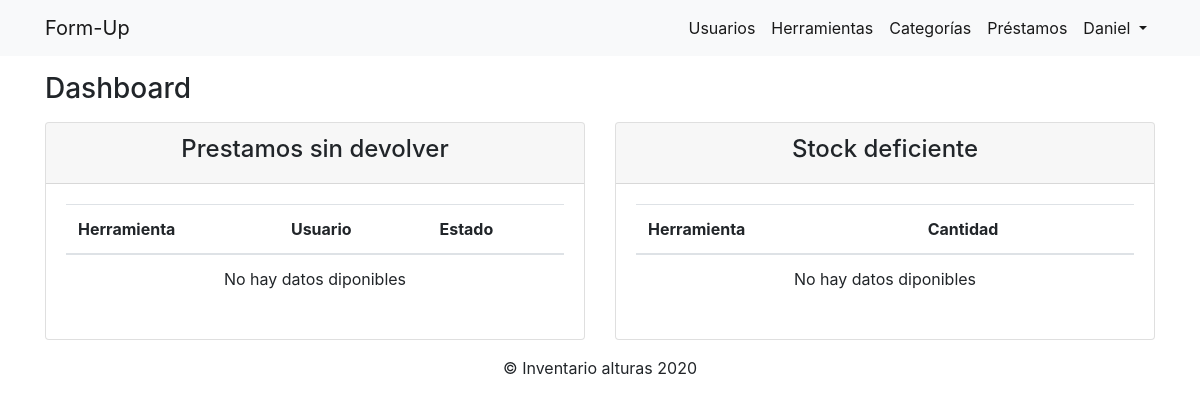
Before: /index.php?controller=dashboard&action=index (signed in) with the older database file.
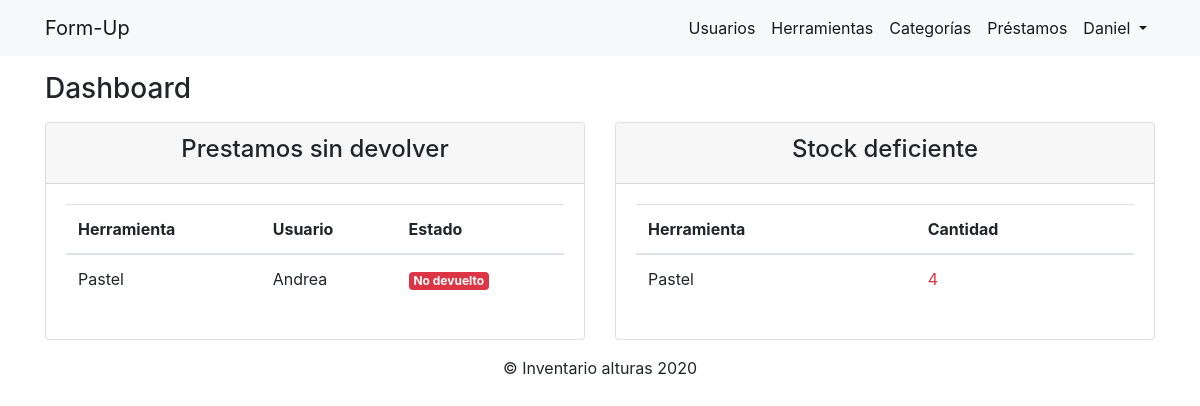
After: the same page with the newer database file.
### tables this page shows
CREATE TABLE `prestamos` (
  `id` int(11) NOT NULL,
  `fecha` datetime NOT NULL,
  `herramienta_id` int(11) NOT NULL,
  `cantidad` int(11) NOT NULL,
  `usuario_id` int(11) NOT NULL,
  `devuelto` tinyint(1) NOT NULL
);

CREATE TABLE `herramientas` (
  `id` int(11) NOT NULL,
  `nombre` varchar(200) NOT NULL,
  `marca` varchar(200) NOT NULL,
  `longitud` int(11) NOT NULL,
  `serie` int(11) NOT NULL,
  `descripcion` varchar(250) NOT NULL,
  `cantidad` int(11) NOT NULL,
  `foto` varchar(255) DEFAULT NULL,
  `entidad_cert` varchar(255) DEFAULT NULL,
  `fecha_fbc` text DEFAULT NULL,
  `norma_cert` text DEFAULT NULL,
  `vencimiento` text DEFAULT NULL
);

CREATE TABLE `usuarios` (
  `id` int(11) NOT NULL,
  `nombre` varchar(255) NOT NULL,
  `email` varchar(255) NOT NULL,
  `rol_id` int(11) NOT NULL,
  `password` varchar(255) NOT NULL
);

### controllers/DashboardController.php (called while the page is built, shortened)
<?php
class DashboardController extends BaseController{
    public function index()
    {
        $prestamo_obj = new Loan(null,null,null,null,null,0);
        $all_loans = $prestamo_obj->getAllLoansByState();
        $herramienta_obj = new Tool(null,null,null,null,null,null,5,null,null,null,null,null);
        $all_tools = $herramienta_obj->getAllToolsByStock();
        require_once 'views/dashboard/index.php';
    }
}

### core/Connection.php (called while the page is built, shortened)
<?php
abstract class Connection
{
    public function __construct()
    {
        try
        {
            $this->dbConnection = new PDO(DB_DRIVER . ':host=' . DB_HOST . ';dbname=' . DB_NAME, DB_USER, DB_PASS);
        } catch (PDOException $ex) {
            echo $ex->getMessage();
            die();
        }
    }
}
?>

### models/Loan.php (called while the page is built, shortened)
<?php
class Loan extends BaseModel
{
    private $devuelto;
    public function __construct($id=null,$fecha=null,$herramienta_id=null,$cantidad=null,$usaurio_id=null,$devuelto=null)
    {
        $this->devuelto=$devuelto;
    }
    public function getDevuelto()
    {
        return $this->devuelto;
    }
    public function getAllLoansByState()
    {
        $estado = $this->getDevuelto();
        try {
            $sql = $this->dbConnection->prepare("SELECT prestamos.*,herramientas.nombre AS herramienta_nombre, usuarios.nombre AS usuario_nombre FROM prestamos INNER JOIN herramientas ON herramientas.id=prestamos.herramienta_id INNER JOIN usuarios ON usuarios.id=prestamos.usuario_id WHERE prestamos.devuelto=:devuelto");
            $sql->execute([
                ':devuelto'=>$estado
            ]);
            $resultSet = [];
            while ($row = $sql->fetch(PDO::FETCH_OBJ)) {
                $resultSet[] = $row;
            }
            return $resultSet;
        } catch (PDOException $ex) {
            echo $ex->getMessage();
            die();
        }
    }
}
?>

### models/Tool.php (called while the page is built, shortened)
<?php
 class Tool extends BaseModel
 {
    private $cantidad;
    public function __construct($id=null,$nombre=null,$marca=null,$longitud=null,$serie=null,$descripcion=null,$cantidad=null,$foto=null,$entidad_cert=null,$fecha_fab=null,$norma_cert=null,$vencimiento=null)
    {
        $this->cantidad=$cantidad;
    }
    public function getCantidad()
    {
        return $this->cantidad;
    }
    public function getAllToolsByStock()
    {
        $cantidad = $this->getCantidad();
        try {
            $sql = $this->dbConnection->prepare("SELECT*FROM herramientas WHERE cantidad <= :cantidad");
            $sql->execute([
                ':cantidad'=>$cantidad
            ]);
            $resultSet = [];
            while ($row = $sql->fetch(PDO::FETCH_OBJ)) {
                $resultSet[] = $row;
            }
            return $resultSet;
        } catch (PDOException $ex) {
            echo $ex->getMessage();
            die();
        }
    }
 }

### views/dashboard/index.php (the view, shortened to what the changed rows need)
<?php include_once 'views/layouts/header.php' ?>
<div class="container my-3">
    <div class="row">
        <div class="col">
            <div class="card">
                <div class="card-body">
                    <table class="table">
                        <thead>
                            <tr>
                                <th>Herramienta</th>
                                <th>Usuario</th>
                                <th>Estado</th>
                            </tr>
                        </thead>
                        <tbody>
                        <?php if(count($all_loans)>0){?>
                            <?php foreach($all_loans as $row){?>
                                <tr>
                                    <td><?php echo $row->herramienta_nombre?></td>
                                    <td><?php echo $row->usuario_nombre?></td>
                                    <td><?php echo $row->devuelto == 0?"<span class='badge badge-danger'>No devuelto</span>":"<span class='badge badge-success'>Devuelto</span>" ?></td>
                                </tr>
                            <?php }?>
                        <?php }else{?>
                            <tr>
                                <td colspan="5" class="text-center">
                                    No hay datos diponibles
                                </td>
                            </tr>
                        <?php }?>
                        </tbody>
                    </table>
                </div>
            </div>
        </div>
        <div class="col">
            <div class="card">
                <div class="card-body">
                    <table class="table">
                        <thead>
                            <tr>
                                <th>Herramienta</th>
                                <th>Cantidad</th>
                            </tr>
                        </thead>
                        <tbody>
                        <?php if(count($all_tools)>0){?>
                            <?php foreach($all_tools as $row){?>
                                <tr>
                                    <td><?php echo $row->nombre?></td>
                                    <td class="text-danger"><?php echo $row->cantidad?></td>
                                </tr>
                            <?php }?>
                        <?php }else{?>
                            <tr>
                                <td colspan="5" class="text-center">
                                    No hay datos diponibles
                                </td>
                            </tr>
                        <?php }?>
                        </tbody>
                    </table>
                </div>
            </div>
        </div>
    </div>
</div>
<?php include_once 'views/layouts/footer.php' ?>

Changed rows visible on the page:
added prestamos: herramienta.nombre "Pastel", usuario.nombre "Andrea", devuelto "No devuelto"
now on this page (row edited): herramientas: nombre "Pastel", cantidad "4"
Other visible differences:
text no longer shown: "No hay datos diponibles No hay datos diponibles"
